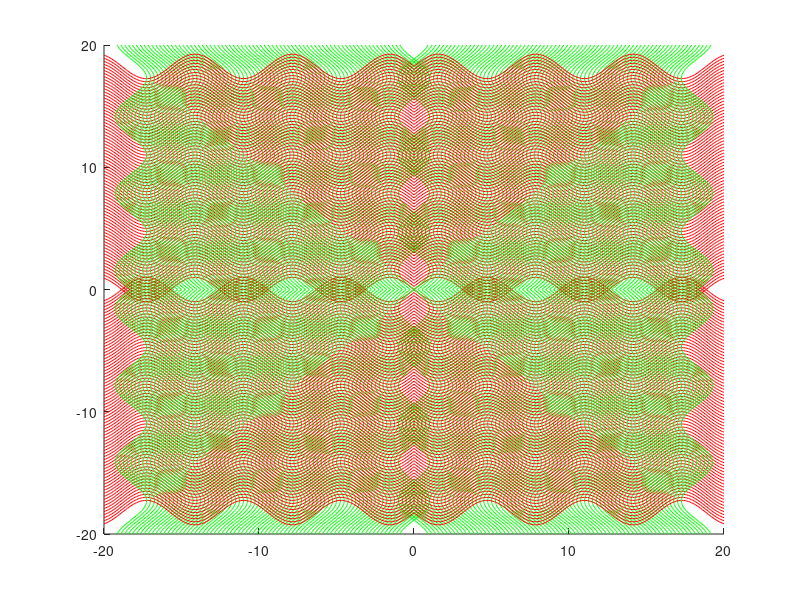

The MATLAB source for this figure:
figure
                     %plot (x,y,'color','#')  # signifies one of 6 colors:
                     %r=red,b=blue,b=black,c=cyan,w=white,g=green
x=0:0.1:20
y=sin(x)
k=1;
while k < 75
    QUILT1(1,:)=x;
    QUILT2(1,:)=y
    QUILT1(2,:)=x;
    QUILT2(2,:)=-y;
    QUILT1(3,:)=-x;
    QUILT2(3,:)=y;
    QUILT1(4,:)=-x;
    QUILT2(4,:)=-y;
    
    hold on
    for count4=1:4 
        plot (QUILT1(count4,:),QUILT2(count4,:),'color','r')
        %pause
    end
    
    for count4=1:4 
        plot (QUILT2(count4,:),QUILT1(count4,:),'color','g')
        %pause
    end
    
    y = y+0.25
    k=k+1
end
    
    
